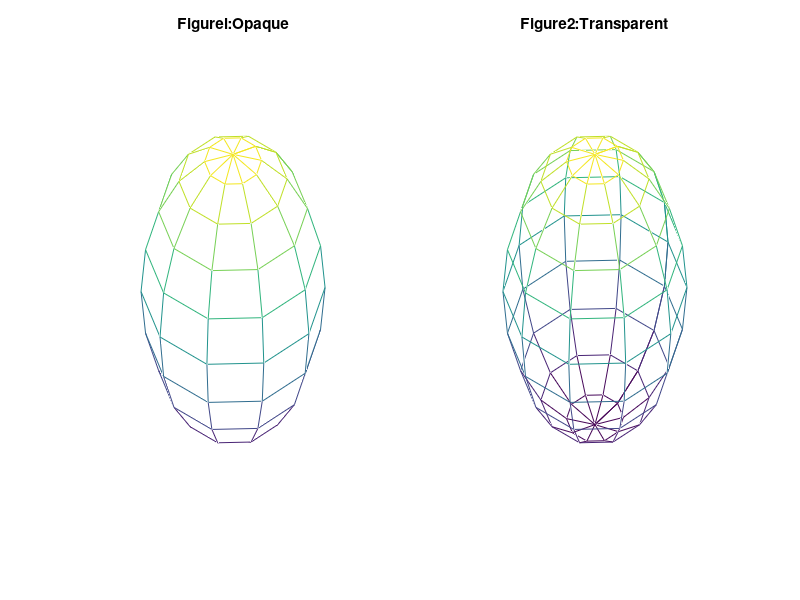

MATLAB code for this plot:
% [绘图]图形的隐藏属性
subplot(1,2,1)
[x,y,z]=sphere(10);
mesh(x,y,z)
axis off
title('Figurel:Opaque')
hidden on
subplot(1,2,2)
[x,y,z]=sphere(10);
mesh(x,y,z)
axis off
title('Figure2:Transparent')
hidden off